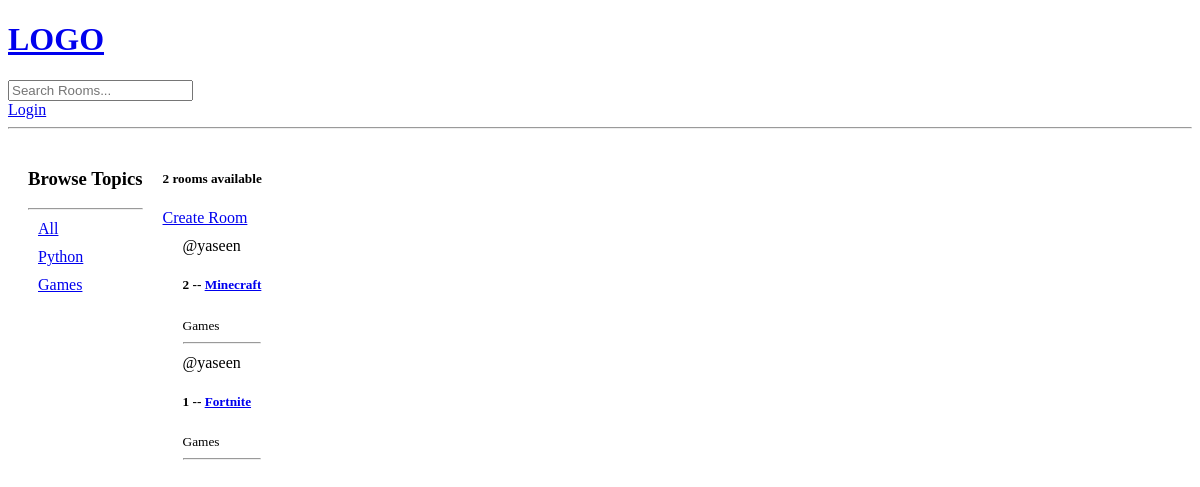
The page /?q=Games on the database as committed earlier.
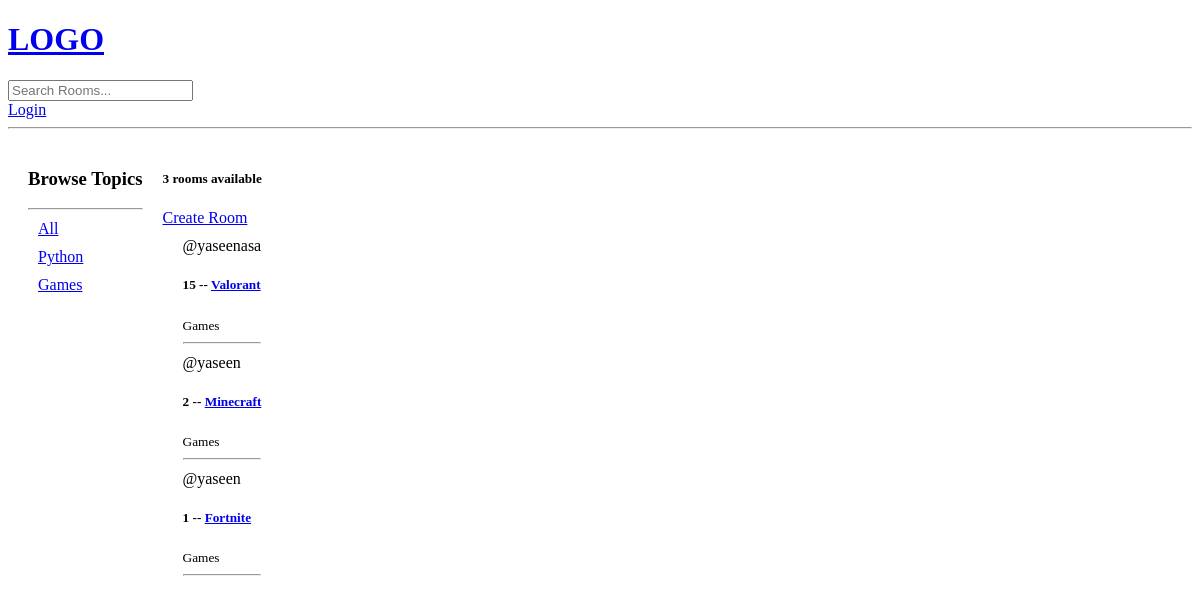
The same page on the database as committed later.
### base/models.py (models this page shows, shortened)
class Topic(models.Model):
    name = models.CharField(max_length=200)

class Room(models.Model):
    host = models.ForeignKey(User, on_delete=models.SET_NULL, null=True)
    topic = models.ForeignKey(Topic, on_delete=models.SET_NULL, null=True)
    name = models.CharField(max_length=200)
    description = models.TextField(null=True, blank=True) # null for database and blank for from (ui)
    updated = models.DateField(auto_now=True)     # it takes time every time (to get last time it updated)
    created = models.DateField(auto_now_add=True) # it takes time when we created (only at the first time)
    class Meta:
        ordering = ['-id'] # descending order by id

### base/views.py (the view)
# urls.py: path('', views.home, name="home"),
def home(request):
    q = request.GET.get('q') if request.GET.get('q') != None else ''
    rooms = Room.objects.filter(
        Q(topic__name__icontains=q) |
        Q(name__icontains=q) |
        Q(description__icontains=q)
    )
    topics = Topic.objects.all()
    room_count = rooms.count()
    context = {'rooms': rooms, 'topics': topics, 'room_count': room_count}
    return render(request, 'base/home.html' , context)

### base/templates/base/home.html (shortened to what this page needs)
{% extends 'main.html' %}
{% block content %}
<div class="home-container">
    <div>
        <h3>Browse Topics</h3>
        <hr>
        <div>
            <a href="{% url 'home' %}"> All </a>
        </div>
        {% for topic in topics %}
            <div>
                <a href="{% url 'home' %}?q={{topic.name}}"> {{topic.name}} </a>
            </div>
        {% endfor %}
    </div>
    <div>
        <h5>{{room_count}} rooms available</h5>
        <a href="{% url 'create-room' %}">Create Room</a>
        <div>
            {% for room in rooms %}
                <div>
                    <span>@{{ room.host.username }}</span>
                    <h5>{{ room.id }} -- <a href="/room/{{ room.id }}/">{{ room.name }}</a></h5>
                    <small>{{ room.topic.name }}</small>
                    <hr>
                </div>
            {% endfor %}
        </div>
    </div>
</div>
{% endblock %}

Rows that differ between the two databases and show on the page:
added Room: host.username "yaseenasa", id "15", name "Valorant", topic.name "Games"
Other text that changed with them:
{{ room_count }}: "2" → "3"
